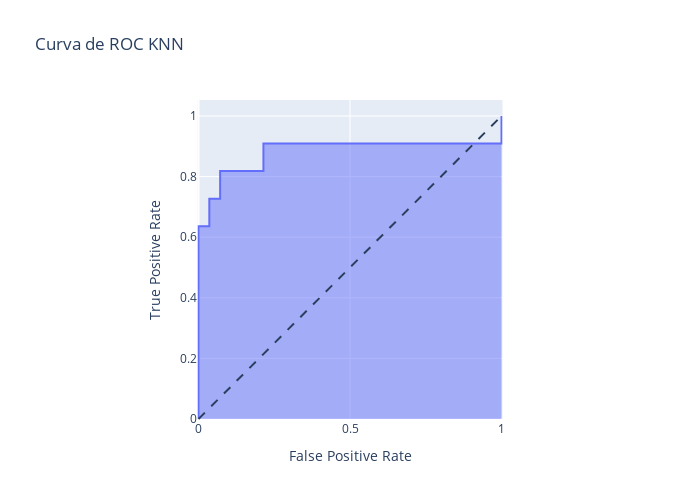
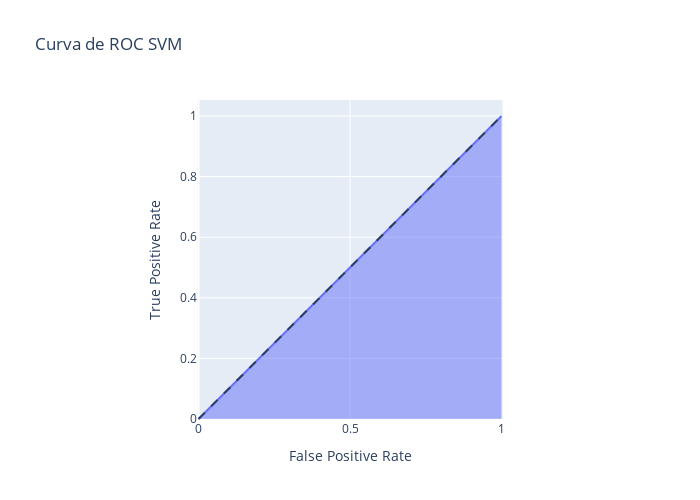
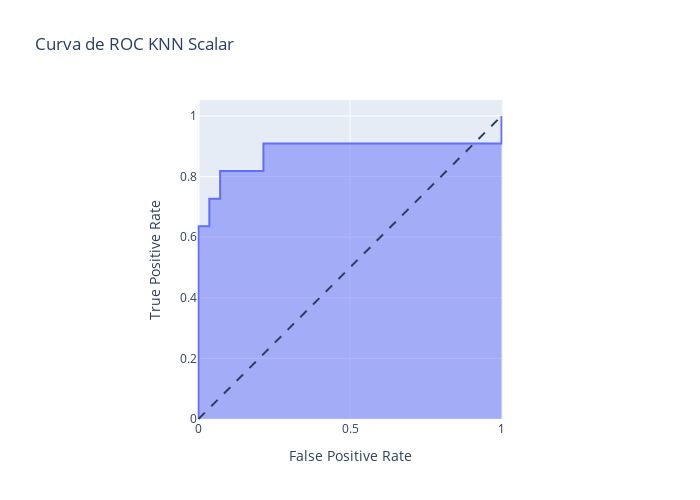

These figures' notebook cell, in order:
### Code cell
from sklearn.metrics import roc_curve, roc_auc_score, accuracy_score,auc

# Criando a função para plotar a curva de roc
def plota_curva_roc(y_true, y_score, titulo: None):
    fpr, tpr, thresholds = roc_curve(y_true, y_score)
    au = auc(fpr, tpr)
    fig = px.area(
        x = fpr,
        y = tpr,
        title = titulo,
        labels = dict(x = 'False Positive Rate', y = 'True Positive Rate'),
        width = 700, height = 500
    )
    fig.add_shape(
        type = 'line', line=dict(dash = 'dash'),
        x0 = 0, x1 =1, y0 =0,  y1 =1
    )

    fig.update_yaxes(scaleanchor = 'x', scaleratio=1)
    fig.update_xaxes(constrain ='domain')
    return fig.show()

curva_knn = plota_curva_roc(y_test, knn_score, 'Curva de ROC KNN')
curva_svm = plota_curva_roc(y_test, svm_score, 'Curva de ROC SVM')
curva_knn_scalar = plota_curva_roc(y_test, knn_score_scalar, 'Curva de ROC KNN Scalar')
curva_floresta = plota_curva_roc(y_test, forest_score, 'Curva ROC Floresta')
curva_lr = plota_curva_roc(y_test, logistc_score, 'Curva de ROC LR')
curva_gaussian = plota_curva_roc(y_test, gaussian_score, 'Curva de ROC Gaussian')

### Figure 1 — Plotly figure (JSON) as saved in the notebook; plotly's stock layout.template omitted (floating-point values rounded to 4 significant figures)
{"data": [{"fillpattern": {"shape": ""}, "hovertemplate": "False Positive Rate=%{x}<br>True Positive Rate=%{y}<extra></extra>", "legendgroup": "", "line": {"color": "#636efa"}, "marker": {"symbol": "circle"}, "mode": "lines", "name": "", "orientation": "v", "showlegend": false, "stackgroup": "1", "type": "scatter", "x": [0, 0, 0, 0.03571, 0.03571, 0.07143, 0.07143, 0.2143, 0.2143, 0.3571, 0.4286, 1, 1], "xaxis": "x", "y": [0, 0.4545, 0.6364, 0.6364, 0.7273, 0.7273, 0.8182, 0.8182, 0.9091, 0.9091, 0.9091, 0.9091, 1], "yaxis": "y"}], "layout": {"height": 500, "legend": {"tracegroupgap": 0}, "shapes": [{"line": {"dash": "dash"}, "type": "line", "x0": 0, "x1": 1, "y0": 0, "y1": 1}], "title": {"text": "Curva de ROC KNN"}, "width": 700, "xaxis": {"anchor": "y", "constrain": "domain", "domain": [0, 1], "title": {"text": "False Positive Rate"}}, "yaxis": {"anchor": "x", "domain": [0, 1], "scaleanchor": "x", "scaleratio": 1, "title": {"text": "True Positive Rate"}}}}

### Figure 2 — Plotly figure (JSON) as saved in the notebook; plotly's stock layout.template omitted (floating-point values rounded to 4 significant figures)
{"data": [{"fillpattern": {"shape": ""}, "hovertemplate": "False Positive Rate=%{x}<br>True Positive Rate=%{y}<extra></extra>", "legendgroup": "", "line": {"color": "#636efa"}, "marker": {"symbol": "circle"}, "mode": "lines", "name": "", "orientation": "v", "showlegend": false, "stackgroup": "1", "type": "scatter", "x": [0, 1], "xaxis": "x", "y": [0, 1], "yaxis": "y"}], "layout": {"height": 500, "legend": {"tracegroupgap": 0}, "shapes": [{"line": {"dash": "dash"}, "type": "line", "x0": 0, "x1": 1, "y0": 0, "y1": 1}], "title": {"text": "Curva de ROC SVM"}, "width": 700, "xaxis": {"anchor": "y", "constrain": "domain", "domain": [0, 1], "title": {"text": "False Positive Rate"}}, "yaxis": {"anchor": "x", "domain": [0, 1], "scaleanchor": "x", "scaleratio": 1, "title": {"text": "True Positive Rate"}}}}

### Figure 3 — Plotly figure (JSON) as saved in the notebook; plotly's stock layout.template omitted (floating-point values rounded to 4 significant figures)
{"data": [{"fillpattern": {"shape": ""}, "hovertemplate": "False Positive Rate=%{x}<br>True Positive Rate=%{y}<extra></extra>", "legendgroup": "", "line": {"color": "#636efa"}, "marker": {"symbol": "circle"}, "mode": "lines", "name": "", "orientation": "v", "showlegend": false, "stackgroup": "1", "type": "scatter", "x": [0, 0, 0, 0.03571, 0.03571, 0.07143, 0.07143, 0.2143, 0.2143, 0.3571, 0.4286, 1, 1], "xaxis": "x", "y": [0, 0.4545, 0.6364, 0.6364, 0.7273, 0.7273, 0.8182, 0.8182, 0.9091, 0.9091, 0.9091, 0.9091, 1], "yaxis": "y"}], "layout": {"height": 500, "legend": {"tracegroupgap": 0}, "shapes": [{"line": {"dash": "dash"}, "type": "line", "x0": 0, "x1": 1, "y0": 0, "y1": 1}], "title": {"text": "Curva de ROC KNN Scalar"}, "width": 700, "xaxis": {"anchor": "y", "constrain": "domain", "domain": [0, 1], "title": {"text": "False Positive Rate"}}, "yaxis": {"anchor": "x", "domain": [0, 1], "scaleanchor": "x", "scaleratio": 1, "title": {"text": "True Positive Rate"}}}}
